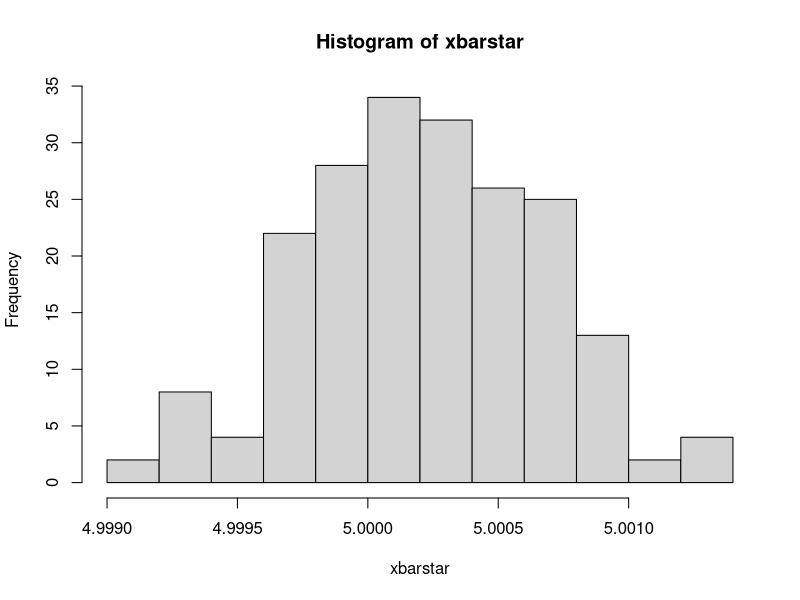

Reproduce this figure in R. (Note: this script raises an error after producing the figure.)
N <- 50000 ## anzahl datenpunkte

x <- rnorm(n=N, mean=5, sd=0.1) ## x sollten deine daten sein, ist hier normalverzeiltes set

y <- sample.int(N, replace=TRUE) 

xstar <- x[y]                   ##xstar ist ein bootstrap sample, enthält die alle daten zufallspermutiert

R <- 200                        ##wenn das nicht zu lange dauert, sollte man das noch erhöhen
y <- array(sample.int(n=N, size=R*N, replace=TRUE), dim=c(R,N)) ##array aus R bootstrap samples mit je N einträgen
xstar  <- array(x[y], dim=c(R, N))

xbarstar <- apply(X=xstar, MARGIN=1, FUN=mean)          ##bestimme mittelwert für einzelne bootstrap samples
meanx <- mean(x)                                        ##mittelwert
deltax <- sd(xbarstar)                                  ##standard abweichung von mittelwert

bootstrap <- function(data = rnorm(n=1000, mean=5, sd=0.1), R=2000){
    N <- length(data)
    y <- sample.int(N, replace=TRUE) 
    #xstar <- data[y]
    y <- array(sample.int(n=N, size=R*N, replace=TRUE), dim=c(R,N))
    xstar  <- array(data[y], dim=c(R, N))
    xbarstar <- apply(X=xstar, MARGIN=1, FUN=mean)
    meanx <- mean(x)
    deltax <- sd(xbarstar)
    output <- list(mean=meanx, sd=deltax)
}

#qqnorm(xbarstar)
hist(xbarstar)
print(system.time({print(bootstrap(x,5000)$sd)}))